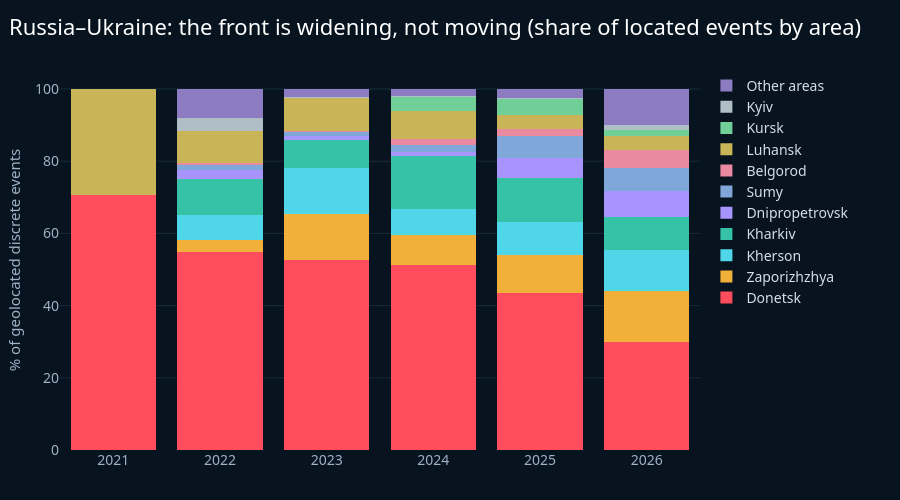

The cell this chart's notebook holds for it:
### Markdown cell above
### 2b. Front-line geography: the front widens rather than moves

### Code cell
fg = I["front_geography"]
display(fg.pivot(index="area", columns="year", values="share").mul(100).round(1).fillna(0))
viz.fig_front_geography(fg)

### Figure 1 — Plotly figure (JSON) as saved in the notebook; plotly's stock layout.template omitted (floating-point values rounded to 4 significant figures)
{"data": [{"hovertemplate": "Donetsk oblast: %{y:.1f}%<extra></extra>", "marker": {"color": "#FF4D5E"}, "name": "Donetsk", "type": "bar", "x": [2021, 2022, 2023, 2024, 2025, 2026], "y": [70.59, 54.92, 52.67, 51.31, 43.6, 29.82]}, {"hovertemplate": "Zaporizhzhya oblast: %{y:.1f}%<extra></extra>", "marker": {"color": "#F0B03A"}, "name": "Zaporizhzhya", "type": "bar", "x": [2022, 2023, 2024, 2025, 2026], "y": [3.374, 12.78, 8.111, 10.45, 14.11]}, {"hovertemplate": "Kherson oblast: %{y:.1f}%<extra></extra>", "marker": {"color": "#4FD6E8"}, "name": "Kherson", "type": "bar", "x": [2022, 2023, 2024, 2025, 2026], "y": [6.764, 12.63, 7.468, 9.046, 11.41]}, {"hovertemplate": "Kharkiv oblast: %{y:.1f}%<extra></extra>", "marker": {"color": "#35C2A6"}, "name": "Kharkiv", "type": "bar", "x": [2022, 2023, 2024, 2025, 2026], "y": [10.12, 7.918, 14.63, 12.37, 9.261]}, {"hovertemplate": "Dnipropetrovsk oblast: %{y:.1f}%<extra></extra>", "marker": {"color": "#A794FF"}, "name": "Dnipropetrovsk", "type": "bar", "x": [2022, 2023, 2024, 2025, 2026], "y": [2.491, 0.8767, 1.042, 5.539, 7.073]}, {"hovertemplate": "Sumy oblast: %{y:.1f}%<extra></extra>", "marker": {"color": "#7FA7D9"}, "name": "Sumy", "type": "bar", "x": [2022, 2023, 2024, 2025, 2026], "y": [1.388, 1.11, 2.016, 6.044, 6.487]}, {"hovertemplate": "Belgorod oblast: %{y:.1f}%<extra></extra>", "marker": {"color": "#E98AA0"}, "name": "Belgorod", "type": "bar", "x": [2022, 2023, 2024, 2025, 2026], "y": [0.3942, 0.3973, 1.48, 1.966, 4.885]}, {"hovertemplate": "Luhansk oblast: %{y:.1f}%<extra></extra>", "marker": {"color": "#C9B458"}, "name": "Luhansk", "type": "bar", "x": [2021, 2022, 2023, 2024, 2025, 2026], "y": [29.41, 8.83, 9.027, 7.712, 3.892, 3.869]}, {"hovertemplate": "Kursk oblast: %{y:.1f}%<extra></extra>", "marker": {"color": "#6FCF97"}, "name": "Kursk", "type": "bar", "x": [2022, 2023, 2024, 2025, 2026], "y": [0.01577, 0.1096, 4.031, 4.224, 1.837]}, {"hovertemplate": "Kyiv oblast: %{y:.1f}%<extra></extra>", "marker": {"color": "#B0BEC5"}, "name": "Kyiv", "type": "bar", "x": [2022, 2023, 2024, 2025, 2026], "y": [3.532, 0.1918, 0.1363, 0.2391, 1.172]}, {"hovertemplate": "Other areas: %{y:.1f}%<extra></extra>", "marker": {"color": "#8E7CC3"}, "name": "Other areas", "type": "bar", "x": [2022, 2023, 2024, 2025, 2026], "y": [8.168, 2.288, 2.055, 2.63, 10.08]}], "layout": {"barmode": "stack", "height": 500, "legend": {"orientation": "v", "x": 1.01, "y": 1, "yanchor": "top"}, "margin": {"r": 200}, "title": {"text": "Russia–Ukraine: the front is widening, not moving (share of located events by area)"}, "yaxis": {"title": {"text": "% of geolocated discrete events"}}}}
